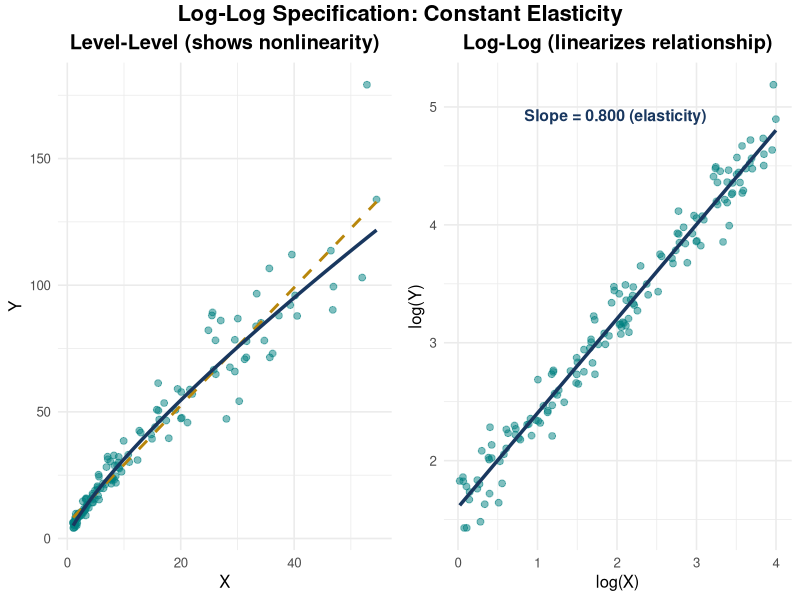
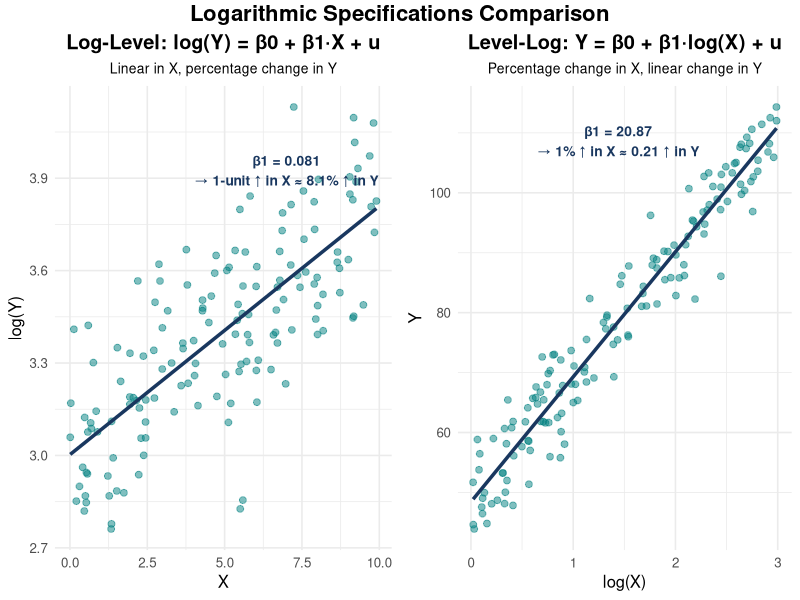
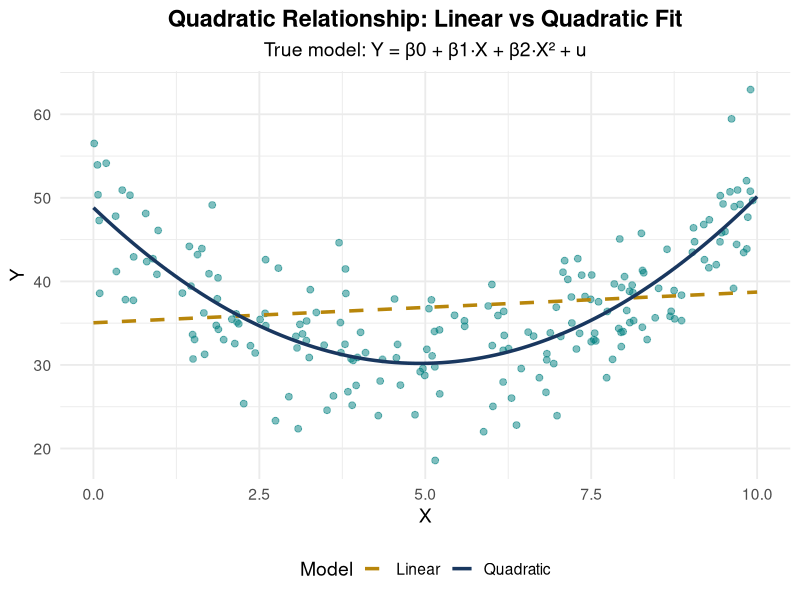
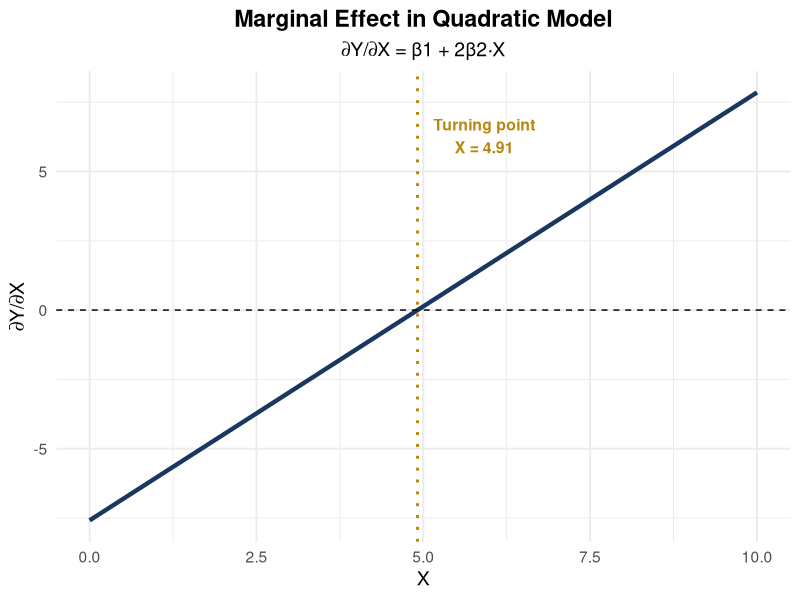
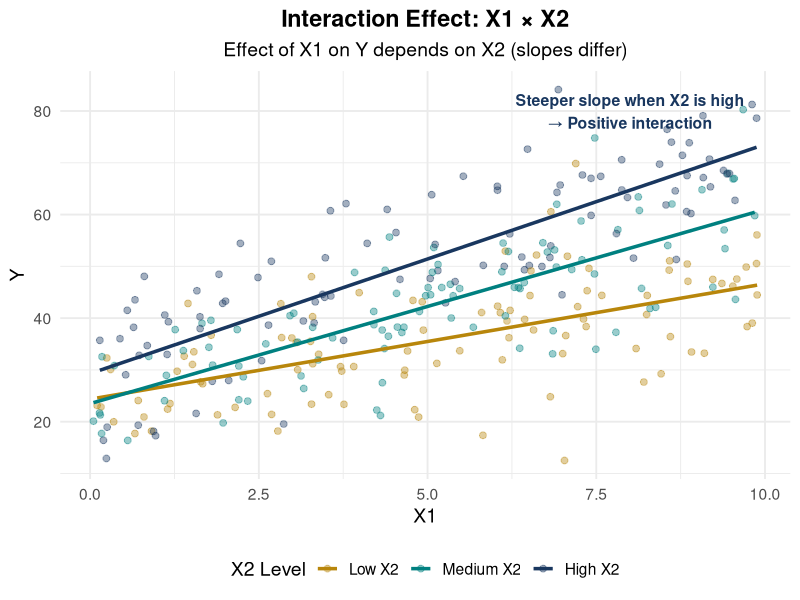
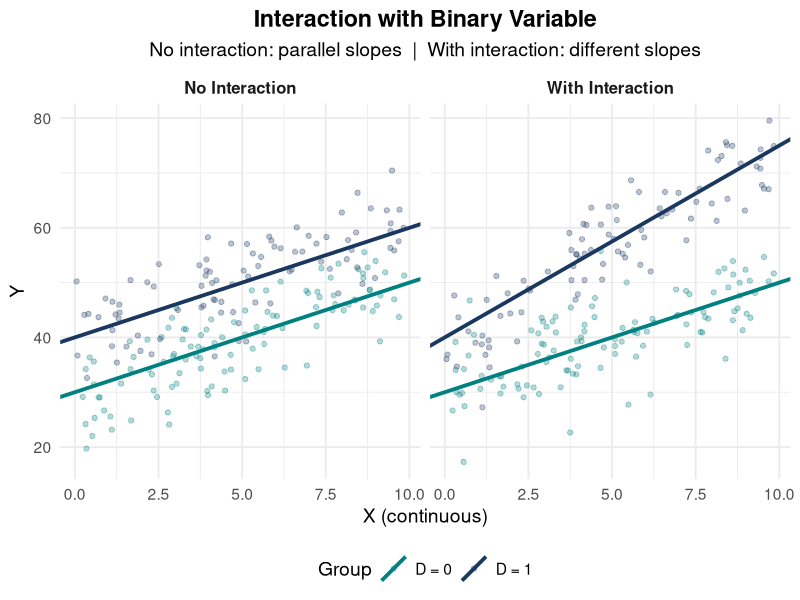
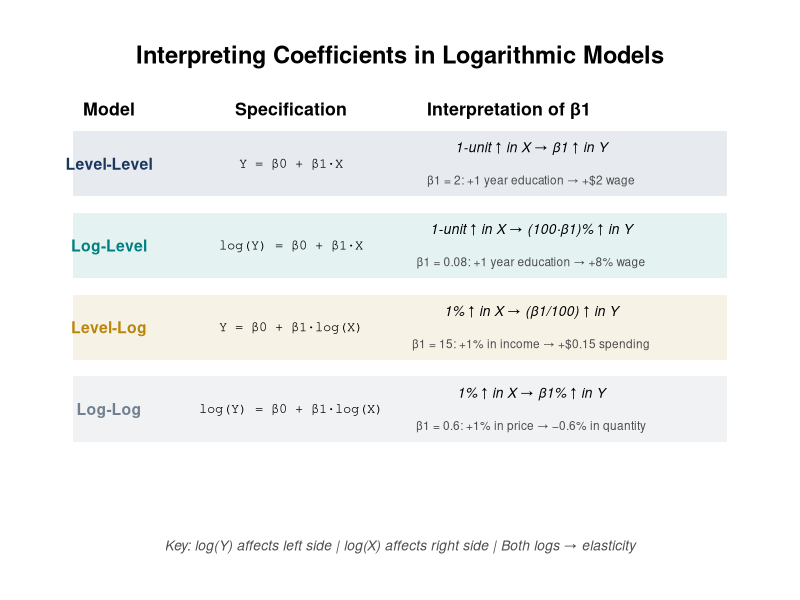
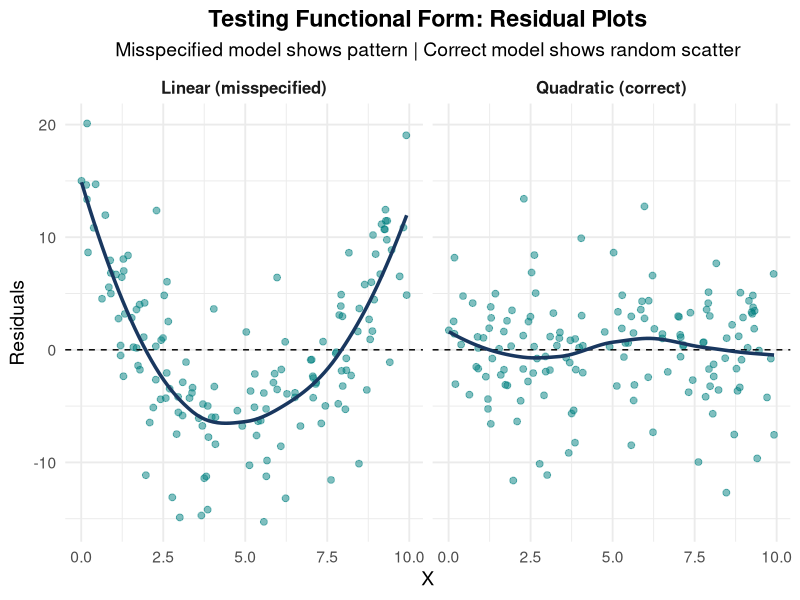

Reproduce these figures in R, in order.
################################################################################
# ECON3500: Chapter 8 - Nonlinear Relationships
# Figure Generation Script for Quarto slides.
# Run from slides/ch8/ (e.g. Rscript generate_ch8_figures.R)
# Outputs: slides/ch8/ch8_figures/ch8_*.png
################################################################################

options(repos = c(CRAN = "https://cloud.r-project.org"))

library(ggplot2)
library(dplyr)
library(gridExtra)

script_dir <- function() {
  args <- commandArgs(trailingOnly = FALSE)
  f <- "--file="
  path <- sub(f, "", args[grepl(f, args)])
  if (length(path)) dirname(normalizePath(path)) else "."
}
tryCatch(setwd(script_dir()), error = function(e) NULL)

if (!dir.exists("ch8_figures")) dir.create("ch8_figures")
fig_dir <- "ch8_figures"

set.seed(12345)
eco_navy <- "#19375F"
eco_teal <- "#008080"
eco_gold <- "#B8860B"
eco_silver <- "#708090"

################################################################################
# FIGURE 1: QUADRATIC RELATIONSHIP
################################################################################
n <- 200
X_quad <- runif(n, 0, 10)
Y_quad <- 50 - 8*X_quad + 0.8*X_quad^2 + rnorm(n, 0, 5)
df_quad <- data.frame(X = X_quad, Y = Y_quad)
model_linear <- lm(Y ~ X, data = df_quad)
model_quad <- lm(Y ~ X + I(X^2), data = df_quad)
X_pred <- seq(0, 10, length.out = 100)
pred_linear <- predict(model_linear, newdata = data.frame(X = X_pred))
pred_quad <- predict(model_quad, newdata = data.frame(X = X_pred))
df_pred <- data.frame(X = X_pred, Linear = pred_linear, Quadratic = pred_quad)

p1 <- ggplot(df_quad, aes(x = X, y = Y)) +
  geom_point(color = eco_teal, alpha = 0.5, size = 2) +
  geom_line(data = df_pred, aes(x = X, y = Linear, color = "Linear"), linewidth = 1.2, linetype = "dashed") +
  geom_line(data = df_pred, aes(x = X, y = Quadratic, color = "Quadratic"), linewidth = 1.2) +
  scale_color_manual(values = c("Linear" = eco_gold, "Quadratic" = eco_navy)) +
  labs(title = "Quadratic Relationship: Linear vs Quadratic Fit", subtitle = "True model: Y = β0 + β1·X + β2·X² + u", x = "X", y = "Y", color = "Model") +
  theme_minimal(base_size = 14) + theme(plot.title = element_text(face = "bold", hjust = 0.5), plot.subtitle = element_text(hjust = 0.5), legend.position = "bottom")
ggsave(file.path(fig_dir, "ch8_quadratic_relationship.png"), p1, width = 10, height = 6, dpi = 300, bg = "white")

################################################################################
# FIGURE 2: MARGINAL EFFECT QUADRATIC
################################################################################
beta1_hat <- coef(model_quad)[2]
beta2_hat <- coef(model_quad)[3]
marginal_effect <- beta1_hat + 2 * beta2_hat * X_pred
turning_point <- -beta1_hat / (2 * beta2_hat)
df_marginal <- data.frame(X = X_pred, ME = marginal_effect)
p2 <- ggplot(df_marginal, aes(x = X, y = ME)) +
  geom_line(color = eco_navy, linewidth = 1.5) +
  geom_hline(yintercept = 0, linetype = "dashed", color = "black") +
  geom_vline(xintercept = turning_point, linetype = "dotted", color = eco_gold, linewidth = 1) +
  annotate("text", x = turning_point + 1, y = max(marginal_effect) * 0.8, label = sprintf("Turning point\nX = %.2f", turning_point), color = eco_gold, fontface = "bold", size = 4) +
  labs(title = "Marginal Effect in Quadratic Model", subtitle = "∂Y/∂X = β1 + 2β2·X", x = "X", y = "∂Y/∂X") +
  theme_minimal(base_size = 14) + theme(plot.title = element_text(face = "bold", hjust = 0.5), plot.subtitle = element_text(hjust = 0.5))
ggsave(file.path(fig_dir, "ch8_marginal_effect_quadratic.png"), p2, width = 10, height = 6, dpi = 300, bg = "white")

################################################################################
# FIGURE 3: INTERACTION CONTINUOUS × CONTINUOUS
################################################################################
n <- 300
X1_int <- runif(n, 0, 10)
X2_int <- runif(n, 0, 10)
Y_int <- 20 + 2*X1_int + 1*X2_int + 0.3*X1_int*X2_int + rnorm(n, 0, 8)
df_int <- data.frame(X1 = X1_int, X2 = X2_int, Y = Y_int)
df_int <- df_int %>% mutate(X2_group = cut(X2, breaks = quantile(X2, c(0, 1/3, 2/3, 1)), labels = c("Low X2", "Medium X2", "High X2"), include.lowest = TRUE))
models_by_group <- df_int %>% group_by(X2_group) %>% do(model = lm(Y ~ X1, data = .))
p3 <- ggplot(df_int, aes(x = X1, y = Y, color = X2_group)) +
  geom_point(alpha = 0.4, size = 2) +
  geom_smooth(method = "lm", se = FALSE, linewidth = 1.2) +
  scale_color_manual(values = c(eco_gold, eco_teal, eco_navy)) +
  labs(title = "Interaction Effect: X1 × X2", subtitle = "Effect of X1 on Y depends on X2 (slopes differ)", x = "X1", y = "Y", color = "X2 Level") +
  annotate("text", x = 8, y = max(df_int$Y) * 0.95, label = "Steeper slope when X2 is high\n→ Positive interaction", color = eco_navy, fontface = "bold", size = 4) +
  theme_minimal(base_size = 14) + theme(plot.title = element_text(face = "bold", hjust = 0.5), plot.subtitle = element_text(hjust = 0.5), legend.position = "bottom")
ggsave(file.path(fig_dir, "ch8_interaction_continuous.png"), p3, width = 10, height = 6, dpi = 300, bg = "white")

################################################################################
# FIGURE 4: INTERACTION BINARY
# Use true population lines (geom_abline) so the "No Interaction" panel
# shows genuinely parallel lines, not noisy OLS fits.
################################################################################
n <- 200
X_cont <- runif(n, 0, 10)
D_binary <- rbinom(n, 1, 0.5)
Y_no_int   <- 30 + 2*X_cont + 10*D_binary              + rnorm(n, 0, 5)
Y_with_int <- 30 + 2*X_cont + 10*D_binary + 1.5*X_cont*D_binary + rnorm(n, 0, 5)
df_binary_no   <- data.frame(X = X_cont, D = factor(D_binary, labels = c("D = 0", "D = 1")), Y = Y_no_int,   Model = "No Interaction")
df_binary_with <- data.frame(X = X_cont, D = factor(D_binary, labels = c("D = 0", "D = 1")), Y = Y_with_int, Model = "With Interaction")
df_binary <- rbind(df_binary_no, df_binary_with)

# True population lines for each panel and group
true_lines <- data.frame(
  Model     = c("No Interaction", "No Interaction", "With Interaction", "With Interaction"),
  D         = c("D = 0", "D = 1", "D = 0", "D = 1"),
  intercept = c(30, 40, 30, 40),    # D=1 intercept shift = +10
  slope     = c(2,  2,  2,  3.5)    # No interaction: equal slopes; with: D=1 steeper
)

p4 <- ggplot(df_binary, aes(x = X, y = Y, color = D)) +
  geom_point(alpha = 0.3, size = 1.5) +
  geom_abline(data = true_lines, aes(intercept = intercept, slope = slope, color = D),
              linewidth = 1.3) +
  facet_wrap(~ Model, ncol = 2) +
  scale_color_manual(values = c(eco_teal, eco_navy)) +
  labs(title = "Interaction with Binary Variable",
       subtitle = "No interaction: parallel slopes  |  With interaction: different slopes",
       x = "X (continuous)", y = "Y", color = "Group") +
  theme_minimal(base_size = 14) +
  theme(plot.title = element_text(face = "bold", hjust = 0.5),
        plot.subtitle = element_text(hjust = 0.5),
        legend.position = "bottom",
        strip.text = element_text(face = "bold", size = 12))
ggsave(file.path(fig_dir, "ch8_interaction_binary.png"), p4, width = 12, height = 6, dpi = 300, bg = "white")

################################################################################
# FIGURE 5: LOG-LOG
################################################################################
n <- 150
X_log <- exp(runif(n, 0, 4))
Y_log <- 5 * X_log^0.8 * exp(rnorm(n, 0, 0.15))
df_loglog <- data.frame(X = X_log, Y = Y_log, log_X = log(X_log), log_Y = log(Y_log))
model_loglog <- lm(log_Y ~ log_X, data = df_loglog)
elasticity <- coef(model_loglog)[2]
p5_levels <- ggplot(df_loglog, aes(x = X, y = Y)) +
  geom_point(color = eco_teal, alpha = 0.5, size = 2) +
  geom_smooth(method = "lm", formula = y ~ x, se = FALSE, color = eco_gold, linewidth = 1, linetype = "dashed") +
  stat_function(fun = function(x) exp(coef(model_loglog)[1]) * x^coef(model_loglog)[2], color = eco_navy, linewidth = 1.2) +
  labs(title = "Level-Level (shows nonlinearity)", x = "X", y = "Y") + theme_minimal(base_size = 12) + theme(plot.title = element_text(face = "bold", hjust = 0.5))
p5_logs <- ggplot(df_loglog, aes(x = log_X, y = log_Y)) +
  geom_point(color = eco_teal, alpha = 0.5, size = 2) +
  geom_smooth(method = "lm", se = FALSE, color = eco_navy, linewidth = 1.2) +
  annotate("text", x = mean(df_loglog$log_X), y = max(df_loglog$log_Y) * 0.95, label = sprintf("Slope = %.3f (elasticity)", elasticity), color = eco_navy, fontface = "bold", size = 4) +
  labs(title = "Log-Log (linearizes relationship)", x = "log(X)", y = "log(Y)") + theme_minimal(base_size = 12) + theme(plot.title = element_text(face = "bold", hjust = 0.5))
p5 <- gridExtra::grid.arrange(p5_levels, p5_logs, ncol = 2, top = grid::textGrob("Log-Log Specification: Constant Elasticity", gp = grid::gpar(fontface = "bold", fontsize = 16)))
ggsave(file.path(fig_dir, "ch8_loglog_specification.png"), p5, width = 12, height = 6, dpi = 300, bg = "white")

################################################################################
# FIGURE 6: LOG SPECIFICATIONS
################################################################################
X_loglevel <- runif(n, 0, 10)
log_Y_loglevel <- 3 + 0.08*X_loglevel + rnorm(n, 0, 0.2)
Y_loglevel <- exp(log_Y_loglevel)
df_loglevel <- data.frame(X = X_loglevel, Y = Y_loglevel, log_Y = log_Y_loglevel)
model_loglevel <- lm(log_Y ~ X, data = df_loglevel)
beta_loglevel <- coef(model_loglevel)[2]
p6a <- ggplot(df_loglevel, aes(x = X, y = log_Y)) +
  geom_point(color = eco_teal, alpha = 0.5, size = 2) +
  geom_smooth(method = "lm", se = FALSE, color = eco_navy, linewidth = 1.2) +
  annotate("text", x = 7, y = max(df_loglevel$log_Y) * 0.95, label = sprintf("β1 = %.3f\n→ 1-unit ↑ in X ≈ %.1f%% ↑ in Y", beta_loglevel, 100*beta_loglevel), color = eco_navy, fontface = "bold", size = 3.5) +
  labs(title = "Log-Level: log(Y) = β0 + β1·X + u", subtitle = "Linear in X, percentage change in Y", x = "X", y = "log(Y)") +
  theme_minimal(base_size = 12) + theme(plot.title = element_text(face = "bold", hjust = 0.5), plot.subtitle = element_text(hjust = 0.5, size = 10))
X_levellog <- exp(runif(n, 0, 3))
Y_levellog <- 50 + 20*log(X_levellog) + rnorm(n, 0, 5)
df_levellog <- data.frame(X = X_levellog, Y = Y_levellog, log_X = log(X_levellog))
model_levellog <- lm(Y ~ log_X, data = df_levellog)
beta_levellog <- coef(model_levellog)[2]
p6b <- ggplot(df_levellog, aes(x = log_X, y = Y)) +
  geom_point(color = eco_teal, alpha = 0.5, size = 2) +
  geom_smooth(method = "lm", se = FALSE, color = eco_navy, linewidth = 1.2) +
  annotate("text", x = mean(df_levellog$log_X), y = max(df_levellog$Y) * 0.95, label = sprintf("β1 = %.2f\n→ 1%% ↑ in X ≈ %.2f ↑ in Y", beta_levellog, beta_levellog/100), color = eco_navy, fontface = "bold", size = 3.5) +
  labs(title = "Level-Log: Y = β0 + β1·log(X) + u", subtitle = "Percentage change in X, linear change in Y", x = "log(X)", y = "Y") +
  theme_minimal(base_size = 12) + theme(plot.title = element_text(face = "bold", hjust = 0.5), plot.subtitle = element_text(hjust = 0.5, size = 10))
p6 <- gridExtra::grid.arrange(p6a, p6b, ncol = 2, top = grid::textGrob("Logarithmic Specifications Comparison", gp = grid::gpar(fontface = "bold", fontsize = 16)))
ggsave(file.path(fig_dir, "ch8_log_specifications.png"), p6, width = 12, height = 6, dpi = 300, bg = "white")

################################################################################
# FIGURE 7: INTERPRETATION GUIDE
################################################################################
interpretation_data <- data.frame(
  Model = c("Level-Level", "Log-Level", "Level-Log", "Log-Log"),
  Specification = c("Y = β0 + β1·X", "log(Y) = β0 + β1·X", "Y = β0 + β1·log(X)", "log(Y) = β0 + β1·log(X)"),
  Interpretation = c("1-unit ↑ in X → β1 ↑ in Y", "1-unit ↑ in X → (100·β1)% ↑ in Y", "1% ↑ in X → (β1/100) ↑ in Y", "1% ↑ in X → β1% ↑ in Y"),
  Example = c("β1 = 2: +1 year education → +$2 wage", "β1 = 0.08: +1 year education → +8% wage", "β1 = 15: +1% in income → +$0.15 spending", "β1 = 0.6: +1% in price → −0.6% in quantity")
)
p7 <- ggplot() +
  annotate("text", x = 0.5, y = 0.95, label = "Interpreting Coefficients in Logarithmic Models", fontface = "bold", size = 6, hjust = 0.5) +
  annotate("text", x = 0.1, y = 0.85, label = "Model", fontface = "bold", size = 4.5) +
  annotate("text", x = 0.35, y = 0.85, label = "Specification", fontface = "bold", size = 4.5) +
  annotate("text", x = 0.65, y = 0.85, label = "Interpretation of β1", fontface = "bold", size = 4.5) +
  xlim(0, 1) + ylim(0, 1) + theme_void()
y_positions <- c(0.75, 0.60, 0.45, 0.30)
colors <- c(eco_navy, eco_teal, eco_gold, eco_silver)
for (i in 1:4) {
  p7 <- p7 +
    annotate("rect", xmin = 0.05, xmax = 0.95, ymin = y_positions[i] - 0.06, ymax = y_positions[i] + 0.06, fill = colors[i], alpha = 0.1) +
    annotate("text", x = 0.1, y = y_positions[i], label = interpretation_data$Model[i], fontface = "bold", size = 4, color = colors[i]) +
    annotate("text", x = 0.35, y = y_positions[i], label = interpretation_data$Specification[i], size = 3.5, family = "mono") +
    annotate("text", x = 0.68, y = y_positions[i] + 0.03, label = interpretation_data$Interpretation[i], size = 3.5, fontface = "italic") +
    annotate("text", x = 0.68, y = y_positions[i] - 0.03, label = interpretation_data$Example[i], size = 3, color = "gray30")
}
p7 <- p7 + annotate("text", x = 0.5, y = 0.05, label = "Key: log(Y) affects left side | log(X) affects right side | Both logs → elasticity", size = 3.5, fontface = "italic", color = "gray30")
ggsave(file.path(fig_dir, "ch8_interpretation_guide.png"), p7, width = 12, height = 8, dpi = 300, bg = "white")

################################################################################
# FIGURE 8: TESTING FUNCTIONAL FORM
################################################################################
X_test <- runif(n, 0, 10)
Y_test <- 50 - 8*X_test + 0.8*X_test^2 + rnorm(n, 0, 5)
model_linear_wrong <- lm(Y_test ~ X_test)
residuals_linear <- residuals(model_linear_wrong)
model_quad_correct <- lm(Y_test ~ X_test + I(X_test^2))
residuals_quad <- residuals(model_quad_correct)
df_resid <- data.frame(X = rep(X_test, 2), Residuals = c(residuals_linear, residuals_quad), Model = rep(c("Linear (misspecified)", "Quadratic (correct)"), each = n))
p8 <- ggplot(df_resid, aes(x = X, y = Residuals)) +
  geom_point(color = eco_teal, alpha = 0.5, size = 2) +
  geom_hline(yintercept = 0, linetype = "dashed", color = "black") +
  geom_smooth(se = FALSE, color = eco_navy, linewidth = 1.2) +
  facet_wrap(~ Model, ncol = 2) +
  labs(title = "Testing Functional Form: Residual Plots", subtitle = "Misspecified model shows pattern | Correct model shows random scatter", x = "X", y = "Residuals") +
  theme_minimal(base_size = 14) + theme(plot.title = element_text(face = "bold", hjust = 0.5), plot.subtitle = element_text(hjust = 0.5), strip.text = element_text(face = "bold", size = 12))
ggsave(file.path(fig_dir, "ch8_testing_functional_form.png"), p8, width = 12, height = 6, dpi = 300, bg = "white")

cat("Ch8 figures saved to", fig_dir, "\n")
